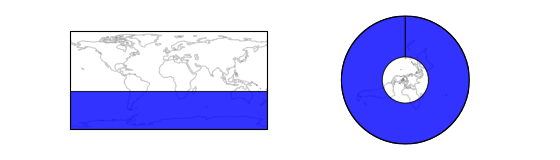

Generate this figure with Python:
import cartopy.crs as ccrs
import matplotlib.pyplot as plt
import shapely.geometry as sgeom


LHS, RHS = ccrs.PlateCarree(), ccrs.NorthPolarStereo()
geom = sgeom.box(-180, -90, 180, -20)


fig = plt.figure(figsize=(7, 2))

ax1 = plt.subplot(1, 2, 1, projection=LHS)
ax2 = plt.subplot(1, 2, 2, projection=RHS)

ax1.coastlines(color='gray', alpha=0.4)
ax2.coastlines(color='gray', alpha=0.4)

ax1.add_geometries([geom], LHS, facecolor='blue', alpha=0.8)
ax2.add_geometries([geom], LHS, facecolor='blue', alpha=0.8)

plt.show()
